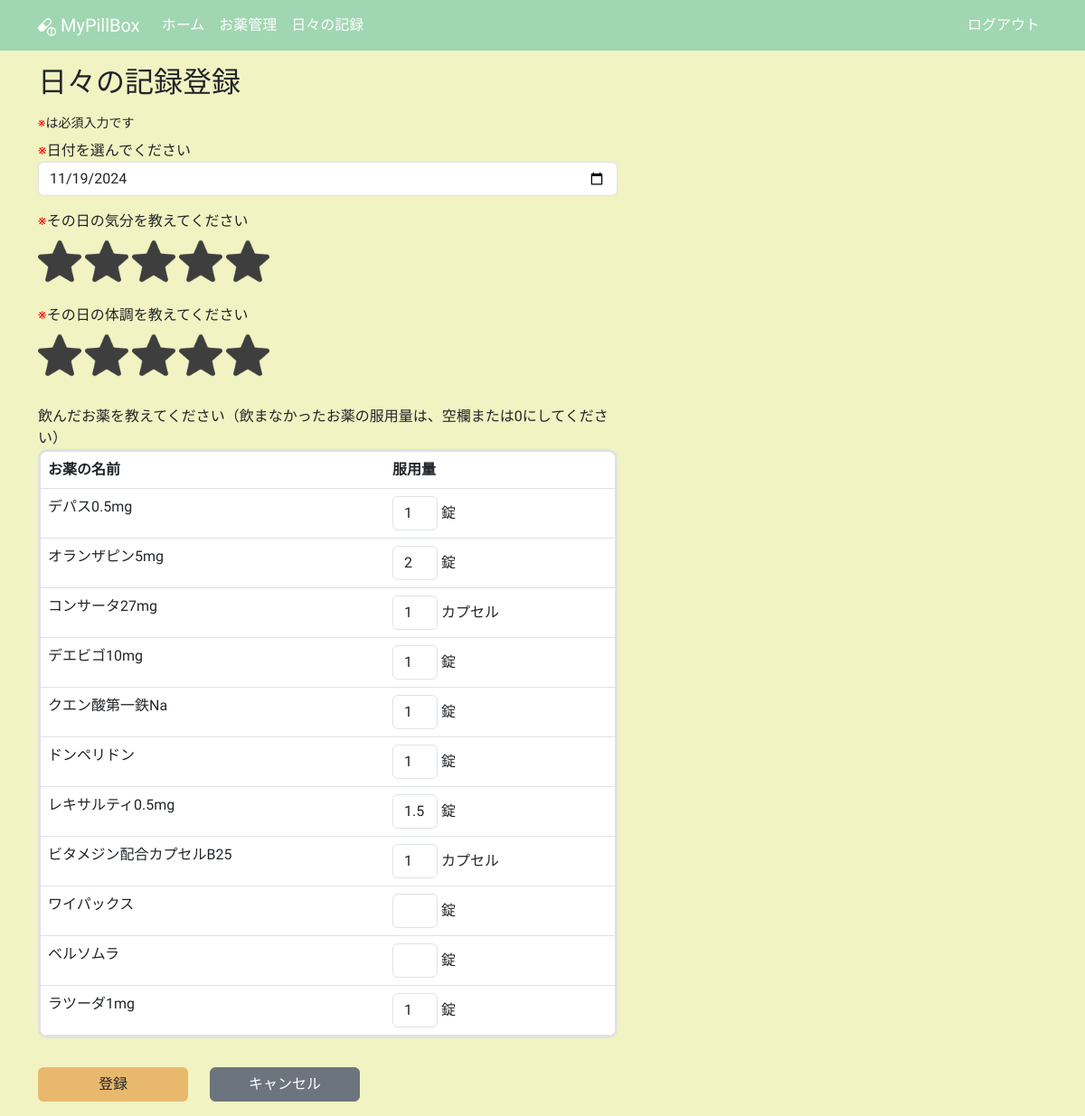
/create_daily_log (signed in), run on an earlier commit of the app's database.
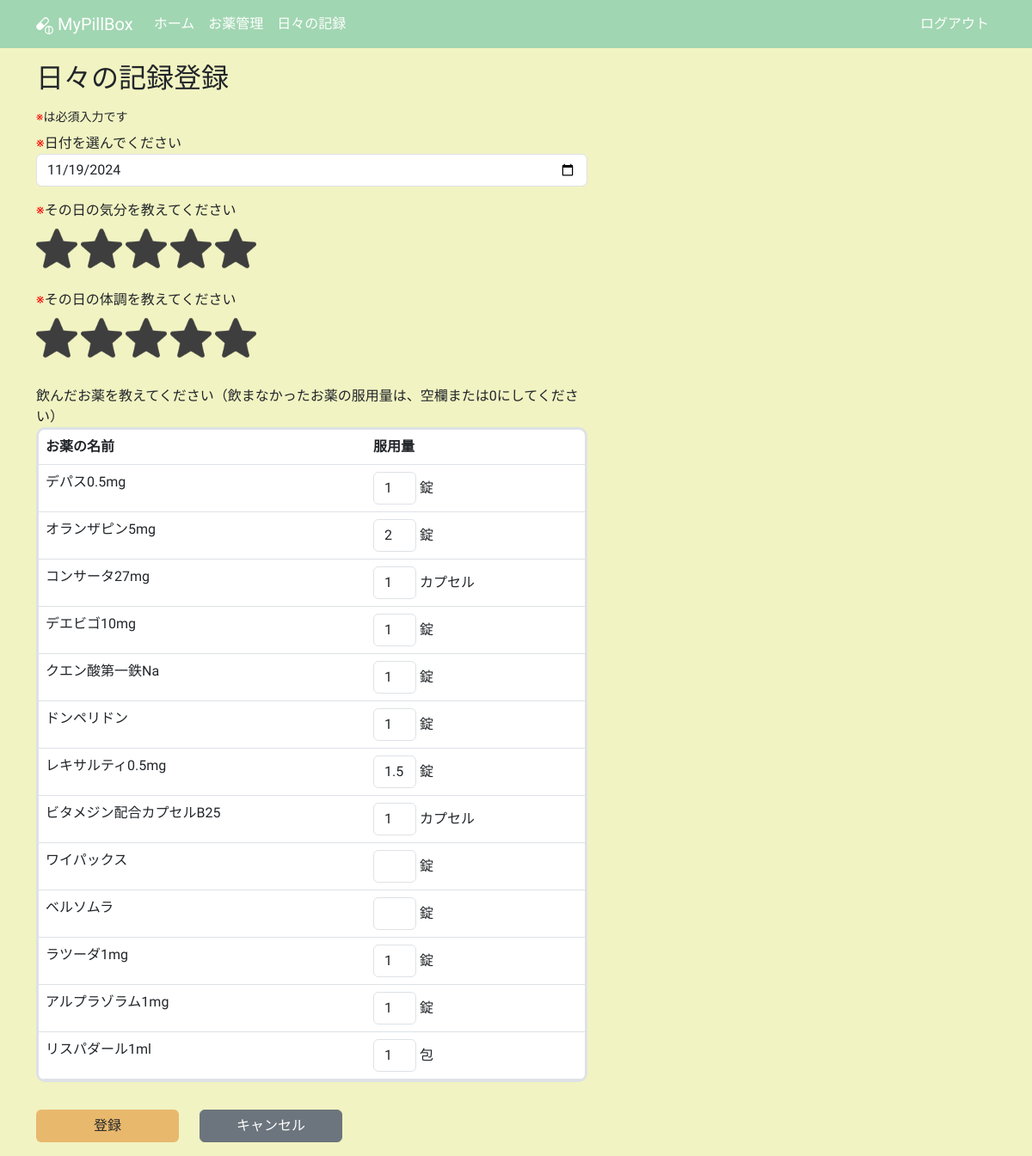
And on a later commit of the database.
### app/models.py (models this page shows, shortened)
class Medicine(db.Model):
    __tablename__ = "medicines"
    id: so.Mapped[int] = so.mapped_column(primary_key=True)
    name: so.Mapped[str] = so.mapped_column(sa.String(100))
    taking_start_date: so.Mapped[datetime.date] = so.mapped_column(sa.Date)
    dose_per_day: so.Mapped[Optional[float]]
    taking_timing: so.Mapped[Optional[str]] = so.mapped_column(sa.String(100))
    memo: so.Mapped[Optional[str]] = so.mapped_column(sa.Text)
    rating: so.Mapped[Optional[int]] = so.mapped_column(default=0)
    is_active: so.Mapped[bool] = so.mapped_column(sa.Boolean)
    taking_unit: so.Mapped[TakingUnit] = so.mapped_column(sa.Enum(TakingUnit))
    user_id: so.Mapped[int] = so.mapped_column(sa.ForeignKey(User.id))
    user: so.Mapped[User] = so.relationship(back_populates="medicines")
    daily_log_details: so.Mapped[list["DailyLogDetail"]] = so.relationship(
        cascade="all, delete-orphan", back_populates="medicine"
    )

### app/routes.py (the view, shortened to what this page needs)
@app.route("/create_daily_log", methods=["GET", "POST"])
@login_required
def create_daily_log():
    title = "日々の記録登録"
    form = DailyLogForm()
    active_query = (
        sa.select(Medicine)
        .where(Medicine.user == current_user, Medicine.is_active == True)
        .order_by(Medicine.id)
    )
    active_medicines = db.session.scalars(active_query).all()
    if request.method == "GET":
        form.details.min_entries = len(active_medicines)
        for medicine in active_medicines:
            detail_entry = form.details.append_entry()
            detail_entry.dose.data = (
                int(medicine.dose_per_day)
                if medicine.dose_per_day and medicine.dose_per_day.is_integer()
                else medicine.dose_per_day
            )
    else:
        form.details.min_entries = 0
    return render_template(
        "create_daily_log.html", form=form, medicines=active_medicines, title=title
    )

### app/forms.py (shortened to what this page needs)
class DailyLogForm(FlaskForm):
    date = DateField(
        "日付を選んでください",
        format="%Y-%m-%d",
        validators=[DataRequired(message="日付は必須入力です")],
    )
    mood = HiddenField(
        "その日の気分を教えてください",
        validators=[DataRequired(message="気分は必須入力です")],
    )
    condition = HiddenField(
        "その日の体調を教えてください",
        validators=[DataRequired(message="体調は必須入力です")],
    )
    details = FieldList(FormField(DailyLogDetailForm))
    submit = SubmitField("登録")

class DailyLogDetailForm(Form):
    dose = MyFloatField("服用量")

### app/models.py (called while the page is built)
@login.user_loader
def load_user(id):
    return db.session.get(User, int(id))

### app/templates/create_daily_log.html (shortened to what this page needs)
{% extends "base.html" %}
{% block content %}
  <h2 class="mb-3">日々の記録登録</h2>
  {% if not medicines %}
    <p>服用中のお薬がありません まず、お薬管理メニューから服用中のお薬を登録しましょう</p>
  {% else %}
    <small class="d-block mb-2"><span class="red">※</span>は必須入力です</small>
    <form action="" method="post" novalidate>
      <div class="row">
        <div class="col-12 col-lg-7 mb-3">
          <span class="red">※</span>{{ form.date.label }}
          {{ form.date(class="form-control" + (" is-invalid" if form.date.errors else "") ) }}
        </div>
        <div class="col-12 col-lg-7 mb-3">
          <span class="red">※</span>{{ form.mood.label }}
          <br>
          {% for i in range(1, 6) %}
            {% if form.mood.data|int >= i %}
              <img src="{{ url_for('static', filename='images/star_on.png') }}"
                   id="{{ i }}"
                   class="star star-rating mood-star rating-checked my-2"
                   onclick="StarRate(this)"
                   alt="star">
            {% else %}
              <img src="{{ url_for('static', filename='images/star_on.png') }}"
                   id="{{ i }}"
                   class="star star-rating mood-star my-2"
                   onclick="StarRate(this)"
                   alt="star">
            {% endif %}
          {% endfor %}
        </div>
        <div class="col-12 col-lg-7 mb-4">
          <span class="red">※</span>{{ form.condition.label }}
          <br>
          {% for i in range(1, 6) %}
            {% if form.condition.data|int >= i %}
              <img src="{{ url_for('static', filename='images/star_on.png') }}"
                   id="{{ i }}"
                   class="star star-rating condition-star rating-checked my-2"
                   onclick="StarRate(this)"
                   alt="star">
            {% else %}
              <img src="{{ url_for('static', filename='images/star_on.png') }}"
                   id="{{ i }}"
                   class="star star-rating condition-star my-2"
                   onclick="StarRate(this)"
                   alt="star">
            {% endif %}
          {% endfor %}
        </div>
        <div class="col-12 col-lg-7 mb-3">
          <p class="mb-0">飲んだお薬を教えてください（飲まなかったお薬の服用量は、空欄または0にしてください）</p>
          <table class="table table-hover table-input">
            <thead>
              <tr>
                <th>お薬の名前</th>
                <th>服用量</th>
              </tr>
            </thead>
            <tbody>
              {% for medicine in medicines %}
                <tr>
                  <td style="width: 60%;">{{ medicine.name }}</td>
                  <td style="width:40%;">
                    {{ form.details[loop.index0].dose(class="form-control d-inline-block" + (" is-invalid" if form.details[loop.index0].errors else "") , style="width: 50px;" ) }} {{ medicine.taking_unit.value }}
                  </td>
                </tr>
              {% endfor %}
            </tbody>
          </table>
        </div>
      </div>
      <div class="row mb-3">
        <div class="col-5 col-lg-2">{{ form.submit(class="btn btn-custom w-100") }}</div>
        <div class="col-5 col-lg-2">
          <a href="{{ url_for('daily_logs') }}" class="btn btn-secondary w-100">キャンセル</a>
        </div>
      </div>
    </form>
  {% endif %}
{% endblock content %}

What changed in the data, as far as the page shows it:
added Medicine: name "アルプラゾラム1mg", details "1", taking_unit.value "錠"
added Medicine: name "リスパダール1ml", details "1", taking_unit.value "包"
